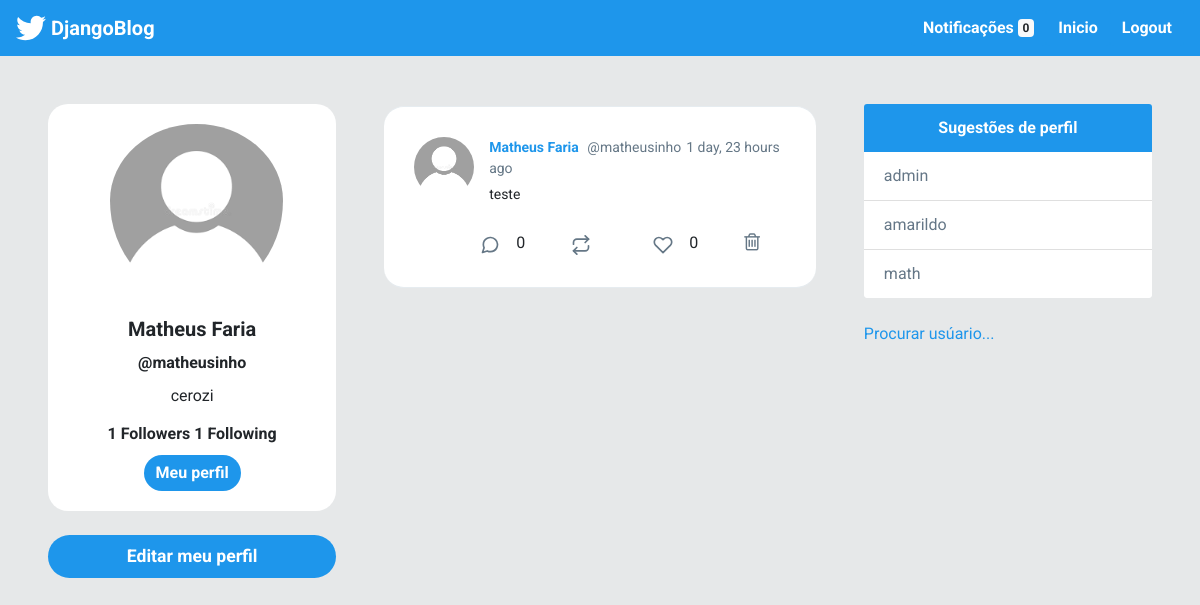
Page /perfil/matheusinho/ (signed in) on the committed database.
### profileapp/models.py (models this page shows, shortened)
class Perfil(models.Model):
    SEXO_CHOICES = (
        ('M', 'Masculino'),
        ('F', 'Feminino'),
    )
    nome = models.CharField(max_length=255, null=True)
    telefone = models.CharField(max_length=12, null=True)
    sexo = models.CharField(max_length=1, choices=SEXO_CHOICES, null=True)
    email = models.EmailField(null=True)
    created = models.DateTimeField(auto_now_add=True, null=True)
    following = models.ManyToManyField(User, related_name='following', blank=True)
    bio = models.CharField(max_length=100, default='Hello, World')
    foto = models.ImageField(default='default.png')
    usuario = models.OneToOneField(User, on_delete=models.CASCADE)
    class Meta:
        ordering = ['-created']

### posts/models.py (models this page shows, shortened)
class Post(models.Model):
    texto = models.TextField()
    data = models.DateTimeField(auto_now_add=True)
    update = models.DateTimeField(auto_now=True)
    curtidas = models.ManyToManyField(User, related_name='curtidas')
    num_comments = models.IntegerField(default=0)
    usuario = models.ForeignKey(User, on_delete=models.CASCADE)
    def get_absolute_url(self):
        return reverse('post-detail', args=[self.pk, ])
    def return_user_posts(self, user):
        queryset = user.post_set.all()
        posts = list()
        for post in queryset:
            posts.append(post)
        posts.sort(key=lambda x: x.data, reverse=True)
        return posts

### likes/models.py (models this page shows)
class Likes(models.Model):
    post = models.OneToOneField(Post, on_delete=models.CASCADE, null = True)
    comment = models.OneToOneField(Comments, on_delete=models.CASCADE, null=True)
    quantidade = models.IntegerField(default=0)

### profileapp/views.py (the view)
# urls.py: path('perfil/<str:username>/', renderizaPerfil, name='perfil'),
@login_required(login_url='login')
def renderizaPerfil(request, username):
    from posts.models import Post
    user = User.objects.get(username=username)
    posts_list = Post.return_user_posts(None, user=user)
    context = {
        'user': user,
        'posts': posts_list,
    }
    return render(request, 'profileapp/perfil.html', context=context)

### notifications/templatetags/user_notifications_tag.py (called while the page is built)
@register.simple_tag
def return_notifications_count(user, *args, **kwargs):
    return Notifications.objects.filter(to_user=user, user_has_seen=False).count()

### profileapp/templatetags/tags_for_profiles_card.py (called while the page is built)
@register.inclusion_tag('base_templates/profiles-card.html', takes_context=True)
def profiles_card(context):
    request_user = context['request'].user
    perfil_list = Perfil.objects.all().exclude(usuario=request_user).order_by('-created')[:3]
    return {'perfil_list': perfil_list}

### profileapp/templatetags/tags_for_user_card.py (called while the page is built)
@register.inclusion_tag('base_templates/user-card.html', takes_context=True)
def user_card(context, user):
    request_user = context['request'].user
    profile = Perfil.objects.get(usuario=user)
    following = profile.following.all().count()
    followers = user.following.all().count()
    return {'user': user,
            'request_user': request_user,
            'first_name': user.first_name,
            'pic_url': profile.foto.url,
            'username': user.username,
            'bio': profile.bio,
            'following': following,
            'followers': followers
            }

### profileapp/templates/profileapp/perfil.html (shortened to what this page needs)
{% extends 'base_templates/layout.html' %}
{% load tags_for_user_card %}
{% load tags_for_profiles_card %}
{% load humanize %}
{% block content %}
    <div id="main" class="container-fluid d-flex">
        {% user_card user %}
        <div class="content">
            {% for post in posts %}
            <div id="tweetCards">
                <div class="tweet-wrap" style="border-radius:20px">
                    <div class="tweet-header">
                        <img src="{{ post.usuario.perfil.foto.url }}"
                            alt="" class="avator">
                        <div class="tweet-header-info">
                            <a href='{% url "perfil" post.usuario.username %}'>{{ post.usuario.first_name }}</a> <span>@{{ post.usuario.username }}</span><span>{{ post.data|naturaltime }}
                            </span>
                            <p>{{ post.texto }}</p>
                        </div>
                    </div>
                    <div class="tweet-info-counts">
                        <div class="comments">
                            <a href="{{ post.get_absolute_url }}">
                            <button style="background: white; border: none;">
                            </button>
                            </a>
                            <div class="comment-count">{{ post.num_comments }}</div>
                        </div>
                        <div class="retweets">
                            <button style="background: white; border: none;">
                        </button>
                        </div>
                        <div class="likes">
                            <form action="{% url 'like-post' %}" method="POST">
                                <button type ='submit' style="background: white; border: none;">
                            </button>
                             </form>
                            <div class="likes-count">{{ post.likes.quantidade }}</div>
                        </div>
                        {% if request.user == user %}
                        <div class="trash">
                            <form action="{% url 'excluir-post' post.pk %}" method="POST">
                               <button type="submit" style="background: white; border: none;">
                               <a href="" style="background: white; border: none;">
                                <i class="fa fa-trash-o" style="color:#657786; font-size: 20px" aria-hidden="true"></i>
                               </a>
                               </button>
                           </form>
                        </div>
                        {% endif %}
                    </div>
                </div>
            </div>
            {% endfor %}
        </div>
        {% profiles_card %}
    </div>
{% endblock content %}

### templates/base_templates/layout.html (shortened to what this page needs)
{% load static %}
{% load user_notifications_tag %}
<!DOCTYPE html>
<html lang="en">
<head>
    <link rel="stylesheet" href="https://stackpath.bootstrapcdn.com/bootstrap/4.4.1/css/bootstrap.min.css"
>
    <link href="https://stackpath.bootstrapcdn.com/font-awesome/4.7.0/css/font-awesome.min.css" rel="stylesheet">
    <link rel="stylesheet" type="text/css" href="{% static 'css/style.css' %}">
</head>
<body>
    <div class="container-fluid" style="padding: 0;">
        <nav class="navbar navbar-expand-lg navbar-light">
            <a class="navbar-brand" style="color: white;" href="{% url 'home' %}">
                <img src="{% static 'img/twitter-brands.svg' %}" width="30" height="30" class="d-inline-block align-top" alt="">
                DjangoBlog
            </a>
            <div class="collapse navbar-collapse" id="navbarSupportedContent">
                {% if request.user.is_authenticated %}
                <a href="{% url 'notificacoes' %}"><button type="button" class="btn btn-primary">Notificações <span class="badge badge-light">{% return_notifications_count request.user %}</span></button></a>
                <a href="{% url 'home' %}" class="btn text-white my-2 my-sm-0" type="submit">Inicio</a>
                <a href="{% url 'logout' %}" class="btn text-white my-2 my-sm-0" type="submit">Logout</a>
                {% endif %}
            </div>
        </nav>
    </div>
    {% block content %}{% endblock content %}
</body>
</html>

### templates/base_templates/user-card.html (shortened to what this page needs)
<div class="sidebar m-5 d-none d-md-block">
    <div class="">
        <div class="card " style="width: 18rem; text-align:center;border-radius: 20px;">
            <img class="card-img-top rounded-circle"
                style="width:60%; position: relative;left: 62px;padding-top: 20px;"
                src="{{ pic_url }}" alt="Card image cap">
            <div class="card-body">
                <h5 class="card-title font-weight-bold">{{ first_name }}</h5>
                <h6 class="card-title font-weight-bold">@{{ username }}</h6>
                <p class="card-text">{{ bio }}</p>
                <h6 class="card-title font-weight-bold">
                {{ followers }} Followers
                {{ following }} Following
                </h6>
                {% if user == request_user %}
                    <a href="{% url 'perfil' username %}" class="btn  text-white rounded-pill">Meu perfil</a>
                {% endif %}
            </div>
        </div>
        {% if user == request_user %}
        <a href="{% url 'editar-perfil' %}" id="addATweetLeft" onclick="addTweet()" type="button"
        style="border-radius: 30px; font-size: 1.1rem; font-weight:bold;"
        class="btn btn-lg btn-block mt-4 text-white ">Editar meu perfil</a>
        {% endif %}
    </div>
</div>

### templates/base_templates/profiles-card.html
<div class="sidebar m-5 d-none d-xl-block">
    <div class="card" style="width: 18rem;">
        <div class="card-header">
            Sugestões de perfil
        </div>
        <ul class="list-group list-group-flush">
            {% for perfil in perfil_list %}
            <li class="list-group-item"><a href="{% url 'perfil' perfil.usuario.username %}" style="text-decoration: none;color: #657787;">{{ perfil.usuario.username }}</a></li>
            {% endfor %}
        </ul>
    </div>
    <br>
    <a href="{% url 'search-user' %}">Procurar usúario...</a>
</div>

### static/css/style.css (style rules this page uses)
body { background: #E6E8E9; ; font-family: 'Asap', sans-serif; font-family: 'Roboto', sans-serif; }
img { max-width: 100%; }
.navbar { background-color: #1E96EB ; }
.navbar-brand { font-weight: bold; }
.avator { border-radius: 100px; width: 60px; margin-right: 15px; }
.card { border: none; }
.card-header { background-color: #1E96EB ; color: white; text-align: center; font-weight: bold; border: none; }
#main { justify-content: center; }
.tweet-wrap { max-width: 490px; background: #fff; margin: 0 auto; margin-top: 50px; border-radius: 3px; padding: 30px; border-bottom: 1px solid #e6ecf0; border-top: 1px solid #e6ecf0; }
.tweet-header { display: flex; align-items: flex-start; font-size: 14px; }
.tweet-header-info { font-weight: bold; }
.tweet-header-info span { color: #657786; font-weight: normal; margin-left: 5px; }
.tweet-header-info p { font-weight: normal; margin-top: 5px; }
.tweet-info-counts { display: flex; margin-left: 60px; margin-top: 10px; }
.tweet-info-counts div { display: flex; margin-right: 20px; }
.tweet-info-counts div svg { color: #657786; margin-right: 10px; }
.btn { background-color: #1E96EB ; border-style: none; font-weight: bold; color: white; }
a:link { color: #1E96EB ; text-decoration: none; }

### rows in the picture
Perfil: bio "cerozi"
Post: usuario.perfil.foto (placeholder picture), usuario.first_name "Matheus Faria", usuario.username "matheusinho", data "1 day, 23 hours ago", texto "teste", num_comments "0", likes.quantidade "0"
Perfil: usuario.username "admin"
Perfil: usuario.username "amarildo"
Perfil: usuario.username "math"

### other values in the picture
{{ first_name }} "Matheus Faria"
{{ username }} "matheusinho"
{{ followers }} "1"
{{ following }} "1"
